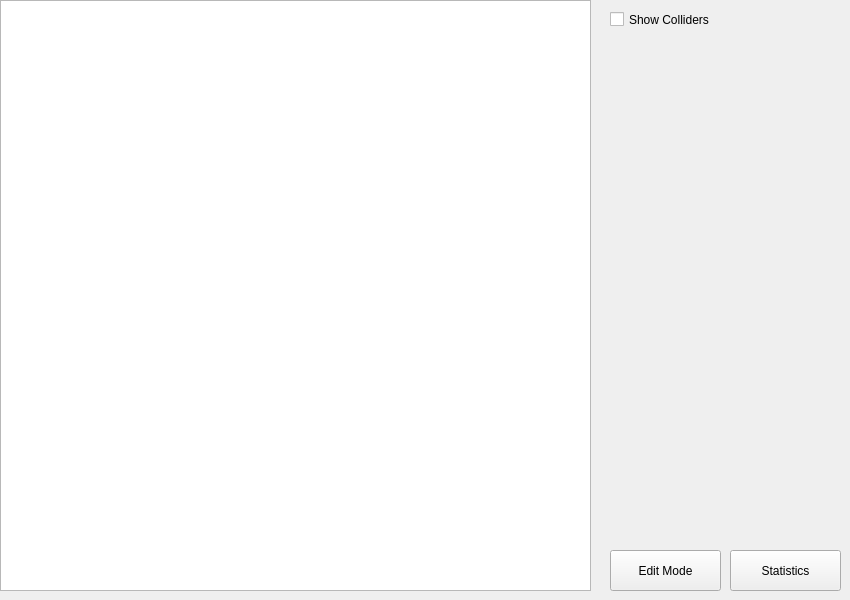
<?xml version="1.0" encoding="UTF-8"?>
<ui version="4.0">
 <class>MainWindow</class>
 <widget class="QMainWindow" name="MainWindow">
  <property name="geometry">
   <rect>
    <x>0</x>
    <y>0</y>
    <width>850</width>
    <height>600</height>
   </rect>
  </property>
  <property name="windowTitle">
   <string>MainWindow</string>
  </property>
  <widget class="QWidget" name="centralWidget">
   <widget class="QGraphicsView" name="boardView">
    <property name="geometry">
     <rect>
      <x>0</x>
      <y>0</y>
      <width>591</width>
      <height>591</height>
     </rect>
    </property>
   </widget>
   <widget class="QPushButton" name="pushButton">
    <property name="geometry">
     <rect>
      <x>610</x>
      <y>550</y>
      <width>111</width>
      <height>41</height>
     </rect>
    </property>
    <property name="text">
     <string>Edit Mode</string>
    </property>
   </widget>
   <widget class="QPushButton" name="pushButton_2">
    <property name="geometry">
     <rect>
      <x>730</x>
      <y>550</y>
      <width>111</width>
      <height>41</height>
     </rect>
    </property>
    <property name="text">
     <string>Statistics</string>
    </property>
   </widget>
   <widget class="QCheckBox" name="collidersCheckBox">
    <property name="geometry">
     <rect>
      <x>610</x>
      <y>10</y>
      <width>101</width>
      <height>19</height>
     </rect>
    </property>
    <property name="text">
     <string>Show Colliders</string>
    </property>
    <property name="tristate">
     <bool>false</bool>
    </property>
   </widget>
  </widget>
  <widget class="QMenuBar" name="menuBar">
   <property name="geometry">
    <rect>
     <x>0</x>
     <y>0</y>
     <width>850</width>
     <height>18</height>
    </rect>
   </property>
  </widget>
 </widget>
 <layoutdefault spacing="6" margin="11"/>
 <resources/>
 <connections/>
</ui>
